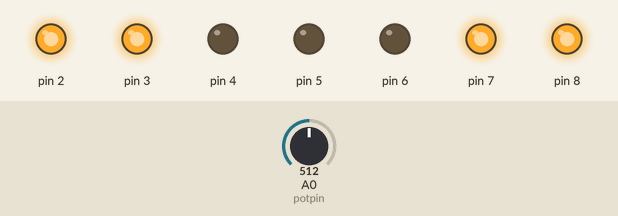
This sketch was run on a simulated Arduino Uno, built with avr-gcc and run on an emulated ATmega328P. On the bench: output pins drawn as LEDs (lit = HIGH). The inputs (shaded band) are chosen by the test bench; at power-on: A0 (potpin) = 512.

Above: at 1.2 s.
1.3 s: A0 (potpin) set to 558
2.8 s: A0 (potpin) set to 580
At 3.4 s:
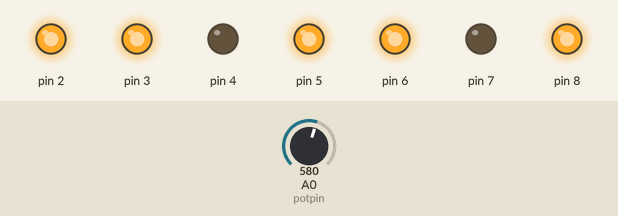
4.3 s: A0 (potpin) set to 716
At 5.5 s:
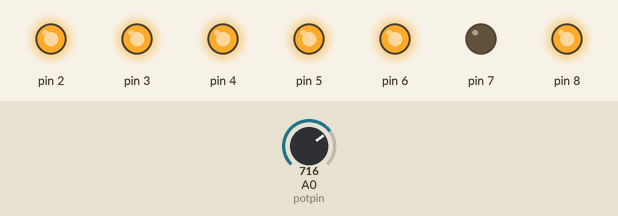
5.8 s: A0 (potpin) set to 777
7.3 s: A0 (potpin) set to 803
At 8.0 s:
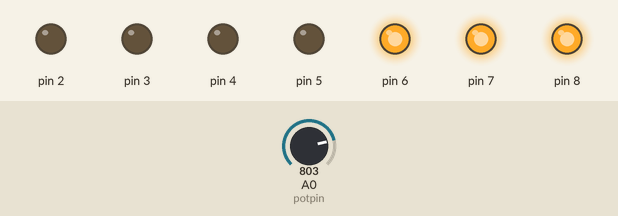
8.8 s: A0 (potpin) set to 511
At 9.2 s:
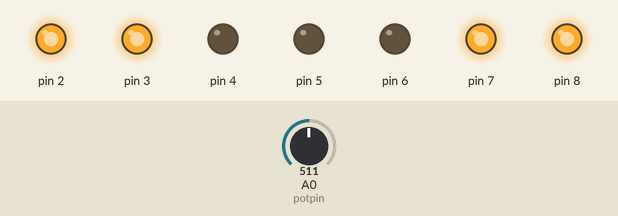
Timing chart, 0 to 11.3 s (numbered marks = the images above; inputs shaded):
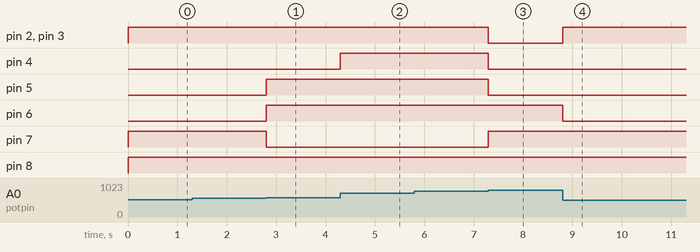

The sketch:

_7_segment_L_E_D__1_2_3_4_5_6_7_8_9_0.ino
```cpp
int potpin = 0;
int val;

void setup()
{
  pinMode(2, OUTPUT);
  pinMode(3, OUTPUT);
  pinMode(4, OUTPUT);
  pinMode(5, OUTPUT);
  pinMode(6, OUTPUT);
  pinMode(7, OUTPUT);
  pinMode(8, OUTPUT);
}
void get_number()
{
    val = analogRead(potpin);
   val = map(val, 0, 1023, 0, 9);
}

void figure_out_wich_number_to_show()
{
   if (val == 0)
 {
   show_number(HIGH,  LOW, HIGH, HIGH, HIGH, HIGH, HIGH);
 }
  if (val == 1)
  {
   show_number( LOW,  LOW,  LOW,  LOW, LOW, HIGH,  HIGH);
  }
 if (val == 2)
{
   show_number( LOW, HIGH, HIGH, HIGH,  HIGH, HIGH, LOW);
}
if (val == 3)
{
   show_number( LOW, HIGH,  LOW, HIGH, HIGH, HIGH, HIGH);
}
if (val == 4)
{
   show_number(HIGH, HIGH,  LOW,  LOW, LOW, HIGH,  HIGH);
}
if (val == 5)
{
   show_number(HIGH, HIGH,  LOW, HIGH, HIGH,  LOW, HIGH);
}
 if (val == 6)
 {
   show_number(HIGH, HIGH, HIGH, HIGH, HIGH,  LOW, HIGH);
 }
  if (val == 7)
   {
   show_number( LOW,  LOW,  LOW,  LOW, HIGH, HIGH, HIGH);
   }
   if (val == 8)
   {
   show_number(HIGH, HIGH, HIGH, HIGH, HIGH, HIGH, HIGH);
   }
   if (val == 9)
   {
   show_number(HIGH, HIGH,  LOW, HIGH, HIGH, HIGH, HIGH);
   }
}

void show_number(int pin2, int pin3, int pin4, int pin5, int pin6, int pin7, int pin8)
{
   digitalWrite(2, pin2);
   digitalWrite(3, pin3);
   digitalWrite(4, pin4);
   digitalWrite(5, pin5);
   digitalWrite(6, pin6);
   digitalWrite(7, pin7);
   digitalWrite(8, pin8);
}

 void loop()
 {
   get_number();
   figure_out_wich_number_to_show();
 }
```

Measured:
- the behaviour switches between 568 and 569 on A0 (potpin) (found by bisection; images 0 and 1)
- the behaviour switches between 795 and 796 on A0 (potpin) (found by bisection; images 2 and 3)
- after the input at 1.3 s, every drawn part: stays the same
- after the input at 2.8 s, pin 5, pin 6: LOW → HIGH at once; pin 7: HIGH → LOW at once
- after the input at 4.3 s, pin 4: LOW → HIGH at once
- after the input at 5.8 s, every drawn part: stays the same
- after the input at 7.3 s, pin 2–5: HIGH → LOW at once; pin 7: LOW → HIGH at once
- after the input at 8.8 s, pin 2, pin 3: LOW → HIGH at once; pin 6: HIGH → LOW at once
